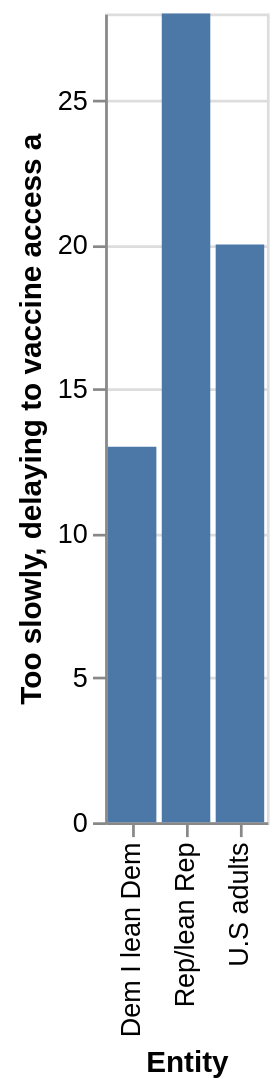

Here is the Vega-Lite specification saved for this chart:
### Vega-Lite specification from a JSON file in a GitHub repository (floating-point values rounded to 4 significant figures)
{"$schema": "https://vega.github.io/schema/vega-lite/v5.json", "description": "Bar chart auto-generated from CSV", "data": {"values": [{"Entity": "Dem I lean Dem", "Too slowly, delaying to vaccine access a": "13", "safety Too fast, before and effectiveness fully understood": "86"}, {"Entity": "Rep/lean Rep", "Too slowly, delaying to vaccine access a": "28", "safety Too fast, before and effectiveness fully understood": "69"}, {"Entity": "U.S adults", "Too slowly, delaying to vaccine access a": "20", "safety Too fast, before and effectiveness fully understood": "78"}]}, "mark": "bar", "encoding": {"x": {"field": "Entity", "type": "ordinal"}, "y": {"field": "Too slowly, delaying to vaccine access a", "type": "quantitative"}}}
